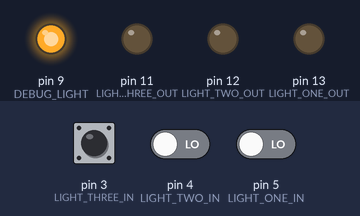
The sketch below on a simulated Arduino Uno, built with avr-gcc and run on an emulated ATmega328P. On the bench: output pins drawn as LEDs (lit = HIGH). The test bench sets the inputs (shaded band); at power-on: pin 3 (LIGHT_THREE_IN) LOW, pin 4 (LIGHT_TWO_IN) LOW, pin 5 (LIGHT_ONE_IN) LOW. Random numbers use the default seed unless the sketch sets one.

Above: at 4.8 s.
4.9 s: pin 3 (LIGHT_THREE_IN) pulsed HIGH 2 times (0.12 s each, 0.3 s apart)
At 5.5 s:
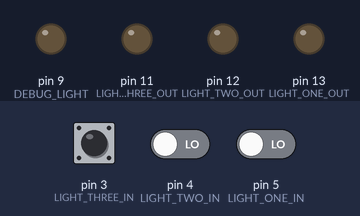
At 6.8 s:
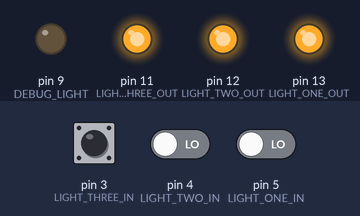
8.5 s: pin 3 (LIGHT_THREE_IN) driven HIGH
11.0 s: pin 3 (LIGHT_THREE_IN) driven LOW
At 11.3 s:
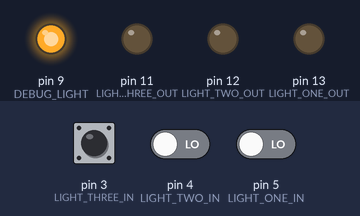
Timing chart, 0 to 14.0 s (numbered marks = the images above; inputs shaded):
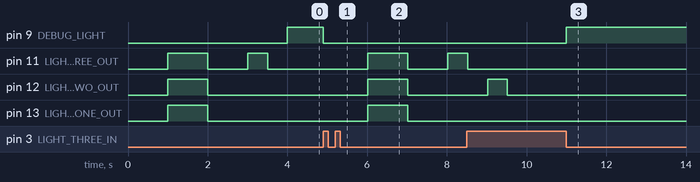

The sketch:

memory.ino
```cpp
// A simple color memory game.
// Repeat the color pattern that is dsplayed.

// The length of the pattern to win with
const int winLength = 10;

// remove and retrieve from the size of tthe LIGHT_OUTPUTS arr.
const int N_LAMPS = 3;

// Out
const int LIGHT_ONE_OUT = 13;
const int LIGHT_TWO_OUT = 12;
const int LIGHT_THREE_OUT = 11;
const int LIGHT_OUTPUTS[N_LAMPS] = {LIGHT_ONE_OUT, LIGHT_TWO_OUT, LIGHT_THREE_OUT};

// Input
const int LIGHT_ONE_IN = 5;
const int LIGHT_TWO_IN = 4;
const int LIGHT_THREE_IN = 3;
const int LIGHT_INPUTS[N_LAMPS] = {LIGHT_ONE_IN, LIGHT_TWO_IN, LIGHT_THREE_IN};

int pattern[winLength];
int level;

// Debug
const int DEBUG_LIGHT = 9;

void setup()
{
  level = 1;
  generatePattern(pattern);

  // Out
  pinMode(LIGHT_ONE_OUT, OUTPUT);
  pinMode(LIGHT_TWO_OUT, OUTPUT);
  pinMode(LIGHT_THREE_OUT, OUTPUT);
  pinMode(DEBUG_LIGHT, OUTPUT);

  // In
  pinMode(LIGHT_ONE_IN, INPUT);
  pinMode(LIGHT_TWO_IN, INPUT);
  pinMode(LIGHT_THREE_IN, INPUT);
}

/**
 * @return the corresponding output pin when given a input pin. Returns -1 if there is not corresponding output pin.
 */
int getCorrespondingOutputPin(int inputPin)
{
  // TODO: Replace with a hash table.
  switch (inputPin)
  {
  case LIGHT_ONE_IN:
    return LIGHT_ONE_OUT;
    break;
  case LIGHT_TWO_IN:
    return LIGHT_TWO_OUT;
    break;
  case LIGHT_THREE_IN:
    return LIGHT_THREE_OUT;
    break;
  default:
    return -1;
  }
}

void loop()
{
  displayStart();
  displayPattern();
  getInput();
  level += 1;
}

void debugLightOn()
{
  digitalWrite(DEBUG_LIGHT, HIGH);
}

void debugLightOff()
{
  digitalWrite(DEBUG_LIGHT, LOW);
}

/**
 * Returns the next input light pin that is pressed AND released.
 *
 * @return the next input light pin that is pressed AND released.
 */
int getNextLightInput()
{
  int pressedInput = -1;
  while (pressedInput < 0)
    for (int j = 0; j < (sizeof(LIGHT_INPUTS) / sizeof(int)); j++)
      if (digitalRead(LIGHT_INPUTS[j]) == HIGH)
      {
        debugLightOff();
        pressedInput = LIGHT_INPUTS[j];
      }

  while (true)
    if (digitalRead(pressedInput) == LOW)
      return pressedInput;
}

/**
 * Returns an array with the light input pins.
 *
 * @return an array with the light input pins.
 */
int getInput()
{
  int input[level];

  for (int i = 0; i < level; i++)
  {
    debugLightOn();
    input[i] = getNextLightInput();
  }

  return -1;
}

/**
 * Checks if two arrays are equal up to a specific index.
 *
 * @param a1 array 1.
 * @param a2 array 2.
 * @param toIndex the max index to compare.
 */
bool arrayEquals(int a1[], int a2[], int toIndex)
{
  for (int i = 0; i <= toIndex; i++)
    if (a1[i] != a2[i])
      return false;

  return true;
}

/**
 * Displays the start of the pattern.
 */
void displayStart()
{
  int sleepTime = 1000;

  allLightsOff();
  delay(sleepTime);
  allLightsOn();
  delay(sleepTime);
  allLightsOff();
  delay(sleepTime);
}

void allLightsOff()
{
  setAllLightsTo(LOW);
}

void allLightsOn()
{
  setAllLightsTo(HIGH);
}

void setAllLightsTo(int lightStatus)
{
  digitalWrite(LIGHT_ONE_OUT, lightStatus);
  digitalWrite(LIGHT_TWO_OUT, lightStatus);
  digitalWrite(LIGHT_THREE_OUT, lightStatus);
}

/**
 * Displays the pattern.
 */
void displayPattern()
{
  int sleepTime = 500;
  for (int i = 0; i < level; i++)
  {
    digitalWrite(pattern[i], HIGH);
    delay(sleepTime);
    digitalWrite(pattern[i], LOW);
    delay(sleepTime);
  }
}

/**
 * Generates the pattern to repeat.
 *
 * @param arr[] the array populate.
 */
void generatePattern(int arr[])
{
  randomSeed(analogRead(0));

  for (int i = 0; i < winLength; i++)
  {
    int arraySize = (sizeof(LIGHT_OUTPUTS) / sizeof(int));
    int index = random(3);
    arr[i] = LIGHT_OUTPUTS[index];
  }
}
```

Measured:
- after the input at 4.9 s, pin 9 (DEBUG_LIGHT): HIGH → LOW at once; pin 11 (LIGHT_THREE_OUT): LOW → HIGH after 1.1 s, → LOW 1.0 s later, → HIGH 1.0 s later; pin 12 (LIGHT_TWO_OUT), pin 13 (LIGHT_ONE_OUT): LOW → HIGH after 1.1 s, → LOW 1.0 s later
- after the input at 11.0 s, pin 9 (DEBUG_LIGHT): LOW → HIGH at once
